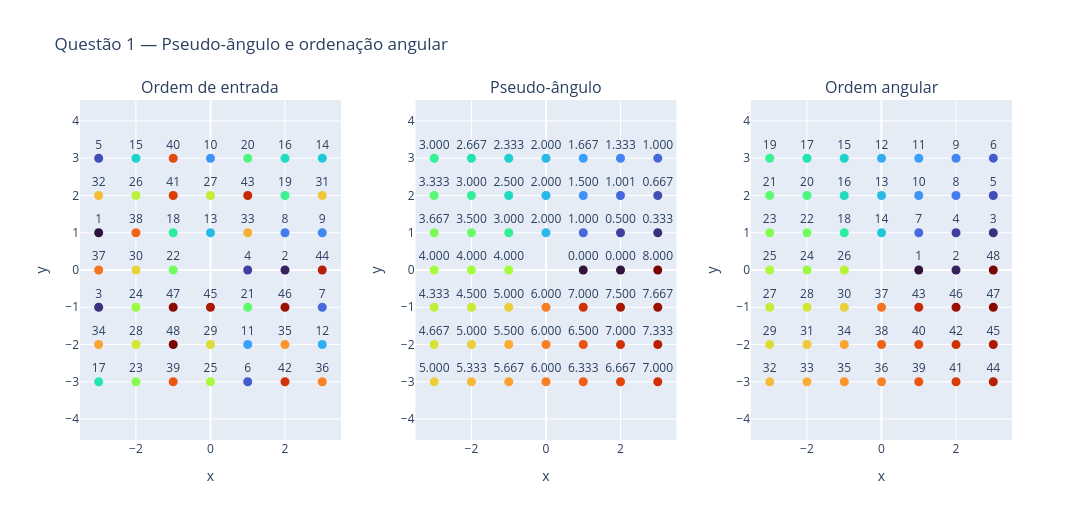

Notebook cell for this chart:
### Code cell
# Cada painel é criado como uma figura simples e composto ao final.
input_order = np.arange(1, len(q1_points) + 1)

panel_data = [
    ("Ordem de entrada", input_order, [str(v) for v in input_order]),
    ("Pseudo-ângulo", pseudo_angles, [f"{v:.3f}" for v in pseudo_angles]),
    ("Ordem angular", angular_order, [str(v) for v in angular_order]),
]

q1_figures = []

for _, marker_values, labels in panel_data:
    panel = make_figure()

    panel.add_trace(
        go.Scatter(
            x=q1_points[:, 0],
            y=q1_points[:, 1],
            mode="markers+text",
            text=labels,
            textposition="top center",
            marker=dict(
                size=9,
                color=marker_values,
                colorscale="Turbo",
                showscale=False,
            ),
            customdata=pseudo_angles,
            hovertemplate=(
                "x=%{x:.6f}<br>"
                "y=%{y:.6f}<br>"
                "pseudo_angle=%{customdata:.6f}"
                "<extra></extra>"
            ),
            showlegend=False,
        )
    )

    q1_figures.append(panel)

fig = compose_figures(
    q1_figures,
    titles=[title for title, _, _ in panel_data],
    title="Questão 1 — Pseudo-ângulo e ordenação angular",
    rows=1,
    cols=3,
    width=1450,
    height=520,
    showlegend=False,
)

save_figure(fig, "q01_pseudo_angle.html").show()

### Figure 1 — Plotly figure (JSON) as saved in the notebook; plotly's stock layout.template omitted (floating-point values rounded to 4 significant figures)
{"data": [{"customdata": [3.667, 5.458e-05, 4.333, 0.0, 3.0, 6.333, 7.667, 0.5, 0.3333, 2.0, 6.5, 7.333, 2.0, 0.9999, 2.667, 1.333, 5.0, 3.0, 1.001, 1.667, 7.0, 4.0, 5.333, 4.5, 6.0, 3.0, 2.0, 5.0, 6.0, 4.0, 0.6667, 3.333, 1.0, 4.667, 7.0, 7.0, 4.0, 3.5, 5.667, 2.333, 2.5, 6.667, 1.5, 8.0, 6.0, 7.5, 5.0, 5.5], "hovertemplate": "x=%{x:.6f}<br>y=%{y:.6f}<br>pseudo_angle=%{customdata:.6f}<extra></extra>", "marker": {"color": [1, 2, 3, 4, 5, 6, 7, 8, 9, 10, 11, 12, 13, 14, 15, 16, 17, 18, 19, 20, 21, 22, 23, 24, 25, 26, 27, 28, 29, 30, 31, 32, 33, 34, 35, 36, 37, 38, 39, 40, 41, 42, 43, 44, 45, 46, 47, 48], "colorscale": [[0, "#30123b"], [0.07143, "#4145ab"], [0.1429, "#4675ed"], [0.2143, "#39a2fc"], [0.2857, "#1bcfd4"], [0.3571, "#24eca6"], [0.4286, "#61fc6c"], [0.5, "#a4fc3b"], [0.5714, "#d1e834"], [0.6429, "#f3c63a"], [0.7143, "#fe9b2d"], [0.7857, "#f36315"], [0.8571, "#d93806"], [0.9286, "#b11901"], [1, "#7a0402"]], "showscale": false, "size": 9}, "mode": "markers+text", "showlegend": false, "text": ["1", "2", "3", "4", "5", "6", "7", "8", "9", "10", "11", "12", "13", "14", "15", "16", "17", "18", "19", "20", "21", "22", "23", "24", "25", "26", "27", "28", "29", "30", "31", "32", "33", "34", "35", "36", "37", "38", "39", "40", "41", "42", "43", "44", "45", "46", "47", "48"], "textposition": "top center", "type": "scatter", "x": [-3.0, 2.0, -3.0, 1.0, -3.0, 1.0, 3.0, 2.0, 3.0, 0.0006455, 1.0, 3.0, 0.0, 3.001, -2.0, 2.0, -2.999, -1.0, 1.999, 1.0, 1.0, -1.0, -2.0, -2.0, -0.0002584, -2.001, 0.0002877, -1.999, 0.0008535, -2.0, 3.0, -3.0, 1.0, -3.0, 2.0, 3.0, -3.0, -2.0, -1.0, -1.0, -1.0, 2.0, 1.0, 3.0, 0.0, 2.0, -1.0, -1.0], "xaxis": "x", "y": [1.0, 0.0001092, -1.0, 0.0, 2.999, -3.0, -1.0, 1.0, 1.0, 3.0, -2.0, -2.0, 1.0, 3.001, 3.0, 3.0, -3.0, 1.0, 2.001, 3.0, -1.0, 0.0, -3.0, -1.0, -3.0, 2.0, 2.0, -1.999, -2.0, 0.0005721, 2.0, 2.0, 1.0, -2.0, -2.001, -2.999, 0.0007172, 1.0, -3.0, 3.0, 2.0, -3.0, 2.0, -0.0002909, -1.0, -1.0, -1.0, -2.0], "yaxis": "y"}, {"customdata": [3.667, 5.458e-05, 4.333, 0.0, 3.0, 6.333, 7.667, 0.5, 0.3333, 2.0, 6.5, 7.333, 2.0, 0.9999, 2.667, 1.333, 5.0, 3.0, 1.001, 1.667, 7.0, 4.0, 5.333, 4.5, 6.0, 3.0, 2.0, 5.0, 6.0, 4.0, 0.6667, 3.333, 1.0, 4.667, 7.0, 7.0, 4.0, 3.5, 5.667, 2.333, 2.5, 6.667, 1.5, 8.0, 6.0, 7.5, 5.0, 5.5], "hovertemplate": "x=%{x:.6f}<br>y=%{y:.6f}<br>pseudo_angle=%{customdata:.6f}<extra></extra>", "marker": {"color": [3.667, 5.458e-05, 4.333, 0.0, 3.0, 6.333, 7.667, 0.5, 0.3333, 2.0, 6.5, 7.333, 2.0, 0.9999, 2.667, 1.333, 5.0, 3.0, 1.001, 1.667, 7.0, 4.0, 5.333, 4.5, 6.0, 3.0, 2.0, 5.0, 6.0, 4.0, 0.6667, 3.333, 1.0, 4.667, 7.0, 7.0, 4.0, 3.5, 5.667, 2.333, 2.5, 6.667, 1.5, 8.0, 6.0, 7.5, 5.0, 5.5], "colorscale": [[0, "#30123b"], [0.07143, "#4145ab"], [0.1429, "#4675ed"], [0.2143, "#39a2fc"], [0.2857, "#1bcfd4"], [0.3571, "#24eca6"], [0.4286, "#61fc6c"], [0.5, "#a4fc3b"], [0.5714, "#d1e834"], [0.6429, "#f3c63a"], [0.7143, "#fe9b2d"], [0.7857, "#f36315"], [0.8571, "#d93806"], [0.9286, "#b11901"], [1, "#7a0402"]], "showscale": false, "size": 9}, "mode": "markers+text", "showlegend": false, "text": ["3.667", "0.000", "4.333", "0.000", "3.000", "6.333", "7.667", "0.500", "0.333", "2.000", "6.500", "7.333", "2.000", "1.000", "2.667", "1.333", "5.000", "3.000", "1.001", "1.667", "7.000", "4.000", "5.333", "4.500", "6.000", "3.000", "2.000", "5.000", "6.000", "4.000", "0.667", "3.333", "1.000", "4.667", "7.000", "7.000", "4.000", "3.500", "5.667", "2.333", "2.500", "6.667", "1.500", "8.000", "6.000", "7.500", "5.000", "5.500"], "textposition": "top center", "type": "scatter", "x": [-3.0, 2.0, -3.0, 1.0, -3.0, 1.0, 3.0, 2.0, 3.0, 0.0006455, 1.0, 3.0, 0.0, 3.001, -2.0, 2.0, -2.999, -1.0, 1.999, 1.0, 1.0, -1.0, -2.0, -2.0, -0.0002584, -2.001, 0.0002877, -1.999, 0.0008535, -2.0, 3.0, -3.0, 1.0, -3.0, 2.0, 3.0, -3.0, -2.0, -1.0, -1.0, -1.0, 2.0, 1.0, 3.0, 0.0, 2.0, -1.0, -1.0], "xaxis": "x2", "y": [1.0, 0.0001092, -1.0, 0.0, 2.999, -3.0, -1.0, 1.0, 1.0, 3.0, -2.0, -2.0, 1.0, 3.001, 3.0, 3.0, -3.0, 1.0, 2.001, 3.0, -1.0, 0.0, -3.0, -1.0, -3.0, 2.0, 2.0, -1.999, -2.0, 0.0005721, 2.0, 2.0, 1.0, -2.0, -2.001, -2.999, 0.0007172, 1.0, -3.0, 3.0, 2.0, -3.0, 2.0, -0.0002909, -1.0, -1.0, -1.0, -2.0], "yaxis": "y2"}, {"customdata": [3.667, 5.458e-05, 4.333, 0.0, 3.0, 6.333, 7.667, 0.5, 0.3333, 2.0, 6.5, 7.333, 2.0, 0.9999, 2.667, 1.333, 5.0, 3.0, 1.001, 1.667, 7.0, 4.0, 5.333, 4.5, 6.0, 3.0, 2.0, 5.0, 6.0, 4.0, 0.6667, 3.333, 1.0, 4.667, 7.0, 7.0, 4.0, 3.5, 5.667, 2.333, 2.5, 6.667, 1.5, 8.0, 6.0, 7.5, 5.0, 5.5], "hovertemplate": "x=%{x:.6f}<br>y=%{y:.6f}<br>pseudo_angle=%{customdata:.6f}<extra></extra>", "marker": {"color": [23, 2, 27, 1, 19, 39, 47, 4, 3, 12, 40, 45, 14, 6, 17, 9, 32, 18, 8, 11, 43, 26, 33, 28, 36, 20, 13, 31, 38, 24, 5, 21, 7, 29, 42, 44, 25, 22, 35, 15, 16, 41, 10, 48, 37, 46, 30, 34], "colorscale": [[0, "#30123b"], [0.07143, "#4145ab"], [0.1429, "#4675ed"], [0.2143, "#39a2fc"], [0.2857, "#1bcfd4"], [0.3571, "#24eca6"], [0.4286, "#61fc6c"], [0.5, "#a4fc3b"], [0.5714, "#d1e834"], [0.6429, "#f3c63a"], [0.7143, "#fe9b2d"], [0.7857, "#f36315"], [0.8571, "#d93806"], [0.9286, "#b11901"], [1, "#7a0402"]], "showscale": false, "size": 9}, "mode": "markers+text", "showlegend": false, "text": ["23", "2", "27", "1", "19", "39", "47", "4", "3", "12", "40", "45", "14", "6", "17", "9", "32", "18", "8", "11", "43", "26", "33", "28", "36", "20", "13", "31", "38", "24", "5", "21", "7", "29", "42", "44", "25", "22", "35", "15", "16", "41", "10", "48", "37", "46", "30", "34"], "textposition": "top center", "type": "scatter", "x": [-3.0, 2.0, -3.0, 1.0, -3.0, 1.0, 3.0, 2.0, 3.0, 0.0006455, 1.0, 3.0, 0.0, 3.001, -2.0, 2.0, -2.999, -1.0, 1.999, 1.0, 1.0, -1.0, -2.0, -2.0, -0.0002584, -2.001, 0.0002877, -1.999, 0.0008535, -2.0, 3.0, -3.0, 1.0, -3.0, 2.0, 3.0, -3.0, -2.0, -1.0, -1.0, -1.0, 2.0, 1.0, 3.0, 0.0, 2.0, -1.0, -1.0], "xaxis": "x3", "y": [1.0, 0.0001092, -1.0, 0.0, 2.999, -3.0, -1.0, 1.0, 1.0, 3.0, -2.0, -2.0, 1.0, 3.001, 3.0, 3.0, -3.0, 1.0, 2.001, 3.0, -1.0, 0.0, -3.0, -1.0, -3.0, 2.0, 2.0, -1.999, -2.0, 0.0005721, 2.0, 2.0, 1.0, -2.0, -2.001, -2.999, 0.0007172, 1.0, -3.0, 3.0, 2.0, -3.0, 2.0, -0.0002909, -1.0, -1.0, -1.0, -2.0], "yaxis": "y3"}], "layout": {"annotations": [{"font": {"size": 16}, "showarrow": false, "text": "Ordem de entrada", "x": 0.14, "xanchor": "center", "xref": "paper", "y": 1, "yanchor": "bottom", "yref": "paper"}, {"font": {"size": 16}, "showarrow": false, "text": "Pseudo-ângulo", "x": 0.5, "xanchor": "center", "xref": "paper", "y": 1, "yanchor": "bottom", "yref": "paper"}, {"font": {"size": 16}, "showarrow": false, "text": "Ordem angular", "x": 0.86, "xanchor": "center", "xref": "paper", "y": 1, "yanchor": "bottom", "yref": "paper"}], "height": 520, "showlegend": false, "title": {"text": "Questão 1 — Pseudo-ângulo e ordenação angular"}, "width": 1450, "xaxis": {"anchor": "y", "domain": [0, 0.28], "scaleanchor": "y", "scaleratio": 1, "title": {"text": "x"}, "zeroline": true}, "xaxis2": {"anchor": "y2", "domain": [0.36, 0.64], "scaleanchor": "y2", "scaleratio": 1, "title": {"text": "x"}, "zeroline": true}, "xaxis3": {"anchor": "y3", "domain": [0.72, 1], "scaleanchor": "y3", "scaleratio": 1, "title": {"text": "x"}, "zeroline": true}, "yaxis": {"anchor": "x", "domain": [0, 1], "title": {"text": "y"}, "zeroline": true}, "yaxis2": {"anchor": "x2", "domain": [0, 1], "title": {"text": "y"}, "zeroline": true}, "yaxis3": {"anchor": "x3", "domain": [0, 1], "title": {"text": "y"}, "zeroline": true}}}
